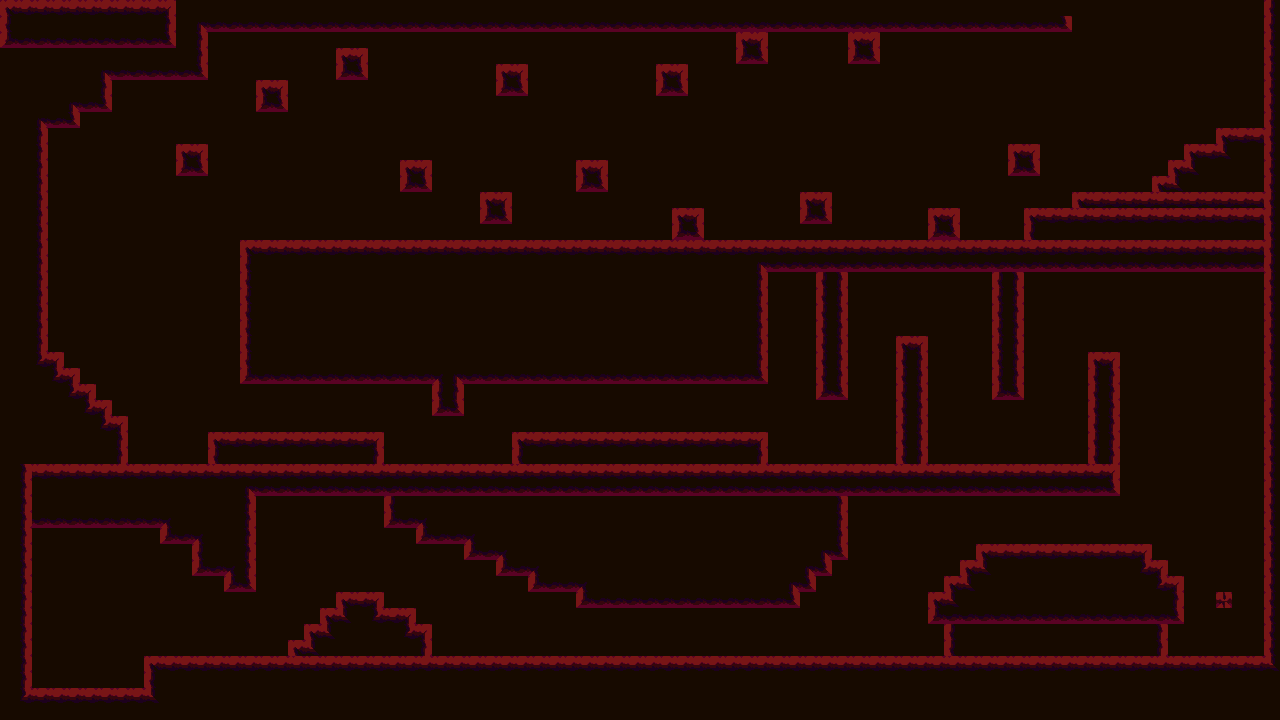

Tiled map render using the project's own tile images. Description and the map definition, with tile-layer contents summarised, below:
An orthogonal 80x45 tile map with 16x16 px tiles, 2 tile layers (back, main), 11 tilesets and 70 objects.

<map version="1.10" tiledversion="1.10.1" orientation="orthogonal" renderorder="right-down" width="80" height="45" tilewidth="16" tileheight="16" infinite="0" nextlayerid="15" nextobjectid="376">
 <tileset firstgid="1" source="red.tsx" />
 <tileset firstgid="56" source="gray.tsx" />
 <tileset firstgid="111" source="alien.tsx" />
 <tileset firstgid="166" source="dark green.tsx" />
 <tileset firstgid="221" source="dark red.tsx" />
 <tileset firstgid="276" source="gold.tsx" />
 <tileset firstgid="331" source="ice.tsx" />
 <tileset firstgid="386" source="monster.tsx" />
 <tileset firstgid="441" source="orange.tsx" />
 <tileset firstgid="496" source="purple.tsx" />
 <tileset firstgid="551" source="yellow.tsx" />
 <layer id="14" name="back" width="80" height="45">
  <data>[3600 cells, 3600 non-empty, 1 distinct tile ids]</data>
 </layer>
 <layer id="1" name="main" width="80" height="45">
  <data>[3600 cells, 2719 non-empty, 14 distinct tile ids]</data>
 </layer>
 <objectgroup id="13" name="collision">
  <object id="277" x="144" y="656" width="1136" height="64" />
  <object id="281" x="944" y="576" width="240" height="16" />
  <object id="282" x="960" y="560" width="208" height="16" />
  <object id="283" x="976" y="544" width="176" height="16" />
  <object id="284" x="288" y="640" width="144" height="16" />
  <object id="285" x="304" y="624" width="128" height="16" />
  <object id="286" x="320" y="608" width="96" height="16" />
  <object id="287" x="336" y="592" width="48" height="16" />
  <object id="289" x="0" y="688" width="144" height="32" />
  <object id="290" x="0" y="48" width="32" height="640" />
  <object id="292" x="32" y="48" width="176" height="32" />
  <object id="294" x="32" y="80" width="80" height="32" />
  <object id="295" x="32" y="112" width="48" height="16" />
  <object id="296" x="32" y="128" width="16" height="400" />
  <object id="297" x="32" y="464" width="224" height="64" />
  <object id="299" x="256" y="464" width="864" height="32" />
  <object id="301" x="1088" y="352" width="32" height="112" />
  <object id="302" x="992" y="240" width="32" height="160" />
  <object id="304" x="896" y="336" width="32" height="128" />
  <object id="305" x="816" y="240" width="32" height="160" />
  <object id="307" x="240" y="240" width="1040" height="32" />
  <object id="308" x="240" y="272" width="528" height="112" />
  <object id="309" x="432" y="384" width="32" height="32" />
  <object id="310" x="512" y="432" width="256" height="32" />
  <object id="311" x="208" y="432" width="176" height="32" />
  <object id="312" x="96" y="416" width="32" height="48" />
  <object id="313" x="48" y="384" width="48" height="80" />
  <object id="314" x="96" y="400" width="16" height="16" />
  <object id="315" x="48" y="368" width="32" height="16" />
  <object id="316" x="48" y="352" width="16" height="16" />
  <object id="317" x="160" y="528" width="96" height="16" />
  <object id="318" x="192" y="544" width="64" height="32" />
  <object id="319" x="224" y="576" width="32" height="16" />
  <object id="320" x="384" y="496" width="464" height="32" />
  <object id="321" x="416" y="528" width="432" height="16" />
  <object id="322" x="464" y="544" width="384" height="16" />
  <object id="323" x="496" y="560" width="336" height="16" />
  <object id="324" x="528" y="576" width="288" height="16" />
  <object id="325" x="576" y="592" width="224" height="16" />
  <object id="329" x="1216" y="128" width="64" height="32" />
  <object id="331" x="1264" y="0" width="16" height="128" />
  <object id="334" x="1184" y="144" width="32" height="16" />
  <object id="337" x="1008" y="144" width="32" height="32" />
  <object id="338" x="928" y="208" width="32" height="32" />
  <object id="339" x="800" y="192" width="32" height="32" />
  <object id="341" x="672" y="208" width="32" height="32" />
  <object id="343" x="576" y="160" width="32" height="32" />
  <object id="344" x="656" y="64" width="32" height="32" />
  <object id="345" x="736" y="32" width="32" height="32" />
  <object id="346" x="848" y="32" width="32" height="32" />
  <object id="347" x="208" y="0" width="864" height="32" />
  <object id="348" x="176" y="0" width="32" height="48" />
  <object id="349" x="496" y="64" width="32" height="32" />
  <object id="350" x="480" y="192" width="32" height="32" />
  <object id="351" x="400" y="160" width="32" height="32" />
  <object id="352" x="336" y="48" width="32" height="32" />
  <object id="353" x="256" y="80" width="32" height="32" />
  <object id="354" x="176" y="144" width="32" height="32" />
  <object id="356" x="1264" y="272" width="16" height="384" />
  <object id="357" x="1216" y="592" width="16" height="16" />
  <object id="360" x="928" y="592" width="256" height="32" />
  <object id="367" x="1024" y="208" width="240" height="32" />
  <object id="368" x="1072" y="192" width="192" height="16" />
  <object id="370" x="1152" y="176" width="112" height="16" />
 </objectgroup>
 <objectgroup id="4" name="finish">
  <object id="270" x="1072" y="0" width="192" />
  <object id="373" x="1168" y="160" width="16" height="16" />
 </objectgroup>
 <objectgroup id="6" name="start" visible="0">
  <object id="272" x="64" y="656" />
  <object id="363" x="16" y="672" />
 </objectgroup>
 <objectgroup id="8" name="enemys">
  <object id="361" x="816" y="176" />
 </objectgroup>
 <objectgroup id="9" name="hearts">
  <object id="358" x="1216" y="624" />
 </objectgroup>
</map>
